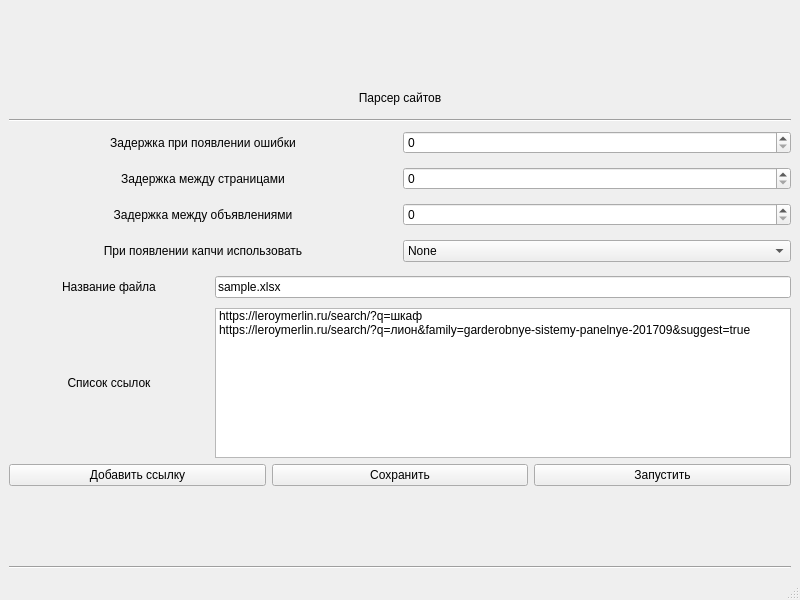
<?xml version="1.0" encoding="UTF-8"?>
<ui version="4.0">
 <class>MainWindow</class>
 <widget class="QMainWindow" name="MainWindow">
  <property name="geometry">
   <rect>
    <x>0</x>
    <y>0</y>
    <width>800</width>
    <height>600</height>
   </rect>
  </property>
  <property name="windowTitle">
   <string>MainWindow</string>
  </property>
  <widget class="QWidget" name="centralwidget">
   <layout class="QGridLayout" name="gridLayout_4">
    <item row="0" column="0">
     <layout class="QGridLayout" name="gridLayout_3">
      <item row="0" column="0">
       <spacer name="verticalSpacer">
        <property name="orientation">
         <enum>Qt::Vertical</enum>
        </property>
        <property name="sizeHint" stdset="0">
         <size>
          <width>20</width>
          <height>40</height>
         </size>
        </property>
       </spacer>
      </item>
      <item row="2" column="0">
       <widget class="Line" name="line">
        <property name="orientation">
         <enum>Qt::Horizontal</enum>
        </property>
       </widget>
      </item>
      <item row="8" column="0">
       <layout class="QHBoxLayout" name="horizontalLayout_10">
        <item>
         <widget class="QLabel" name="label_list_links">
          <property name="minimumSize">
           <size>
            <width>200</width>
            <height>30</height>
           </size>
          </property>
          <property name="text">
           <string>Список ссылок</string>
          </property>
          <property name="alignment">
           <set>Qt::AlignCenter</set>
          </property>
         </widget>
        </item>
        <item>
         <widget class="QListWidget" name="listWidget_list_links">
          <property name="maximumSize">
           <size>
            <width>16777214</width>
            <height>150</height>
           </size>
          </property>
          <property name="movement">
           <enum>QListView::Static</enum>
          </property>
          <item>
           <property name="text">
            <string>https://leroymerlin.ru/search/?q=шкаф</string>
           </property>
          </item>
          <item>
           <property name="text">
            <string>https://leroymerlin.ru/search/?q=лион&amp;family=garderobnye-sistemy-panelnye-201709&amp;suggest=true</string>
           </property>
          </item>
         </widget>
        </item>
       </layout>
      </item>
      <item row="12" column="0">
       <widget class="Line" name="line_2">
        <property name="orientation">
         <enum>Qt::Horizontal</enum>
        </property>
       </widget>
      </item>
      <item row="1" column="0">
       <widget class="QLabel" name="label_name">
        <property name="minimumSize">
         <size>
          <width>0</width>
          <height>30</height>
         </size>
        </property>
        <property name="maximumSize">
         <size>
          <width>16777215</width>
          <height>30</height>
         </size>
        </property>
        <property name="text">
         <string>Парсер сайтов</string>
        </property>
        <property name="scaledContents">
         <bool>false</bool>
        </property>
        <property name="alignment">
         <set>Qt::AlignCenter</set>
        </property>
        <property name="wordWrap">
         <bool>false</bool>
        </property>
        <property name="openExternalLinks">
         <bool>false</bool>
        </property>
       </widget>
      </item>
      <item row="10" column="0">
       <layout class="QHBoxLayout" name="horizontalLayout_4">
        <item>
         <widget class="QPushButton" name="button_add_url">
          <property name="text">
           <string>Добавить ссылку</string>
          </property>
         </widget>
        </item>
        <item>
         <widget class="QPushButton" name="button_save">
          <property name="text">
           <string>Сохранить</string>
          </property>
         </widget>
        </item>
        <item>
         <widget class="QPushButton" name="button_start">
          <property name="text">
           <string>Запустить</string>
          </property>
         </widget>
        </item>
       </layout>
      </item>
      <item row="4" column="0">
       <layout class="QHBoxLayout" name="horizontalLayout_5">
        <item>
         <widget class="QLabel" name="label_delay_between_pages">
          <property name="minimumSize">
           <size>
            <width>200</width>
            <height>30</height>
           </size>
          </property>
          <property name="text">
           <string>Задержка между страницами</string>
          </property>
          <property name="alignment">
           <set>Qt::AlignCenter</set>
          </property>
         </widget>
        </item>
        <item>
         <widget class="QSpinBox" name="spinBox_delay_between_pages"/>
        </item>
       </layout>
      </item>
      <item row="7" column="0">
       <layout class="QHBoxLayout" name="horizontalLayout_9">
        <item>
         <widget class="QLabel" name="label_file_name">
          <property name="minimumSize">
           <size>
            <width>200</width>
            <height>30</height>
           </size>
          </property>
          <property name="text">
           <string>Название файла</string>
          </property>
          <property name="alignment">
           <set>Qt::AlignCenter</set>
          </property>
         </widget>
        </item>
        <item>
         <widget class="QLineEdit" name="lineEdit_file_name">
          <property name="text">
           <string>sample.xlsx</string>
          </property>
         </widget>
        </item>
       </layout>
      </item>
      <item row="5" column="0">
       <layout class="QHBoxLayout" name="horizontalLayout">
        <item>
         <widget class="QLabel" name="label_delay_between_ads">
          <property name="minimumSize">
           <size>
            <width>200</width>
            <height>30</height>
           </size>
          </property>
          <property name="text">
           <string>Задержка между объявлениями</string>
          </property>
          <property name="alignment">
           <set>Qt::AlignCenter</set>
          </property>
         </widget>
        </item>
        <item>
         <widget class="QSpinBox" name="spinBox_delay_between_ads"/>
        </item>
       </layout>
      </item>
      <item row="3" column="0">
       <layout class="QHBoxLayout" name="horizontalLayout_7">
        <item>
         <widget class="QLabel" name="label_delay_after_error">
          <property name="minimumSize">
           <size>
            <width>200</width>
            <height>30</height>
           </size>
          </property>
          <property name="text">
           <string>Задержка при появлении ошибки</string>
          </property>
          <property name="alignment">
           <set>Qt::AlignCenter</set>
          </property>
         </widget>
        </item>
        <item>
         <widget class="QSpinBox" name="spinBox_delay_after_error"/>
        </item>
       </layout>
      </item>
      <item row="6" column="0">
       <layout class="QHBoxLayout" name="horizontalLayout_8">
        <item>
         <widget class="QLabel" name="label_working_with_captchas">
          <property name="minimumSize">
           <size>
            <width>200</width>
            <height>30</height>
           </size>
          </property>
          <property name="text">
           <string>При появлении капчи использовать</string>
          </property>
          <property name="alignment">
           <set>Qt::AlignCenter</set>
          </property>
         </widget>
        </item>
        <item>
         <widget class="QComboBox" name="comboBox_working_with_captchas">
          <item>
           <property name="text">
            <string>None</string>
           </property>
          </item>
          <item>
           <property name="text">
            <string>Антикапча</string>
           </property>
          </item>
          <item>
           <property name="text">
            <string>Прокси</string>
           </property>
          </item>
          <item>
           <property name="text">
            <string>Прокси и Антикапча</string>
           </property>
          </item>
         </widget>
        </item>
       </layout>
      </item>
      <item row="11" column="0">
       <spacer name="verticalSpacer_2">
        <property name="orientation">
         <enum>Qt::Vertical</enum>
        </property>
        <property name="sizeHint" stdset="0">
         <size>
          <width>20</width>
          <height>40</height>
         </size>
        </property>
       </spacer>
      </item>
     </layout>
    </item>
   </layout>
  </widget>
  <widget class="QMenuBar" name="menubar">
   <property name="geometry">
    <rect>
     <x>0</x>
     <y>0</y>
     <width>800</width>
     <height>21</height>
    </rect>
   </property>
  </widget>
  <widget class="QStatusBar" name="statusbar"/>
 </widget>
 <resources/>
 <connections/>
</ui>
